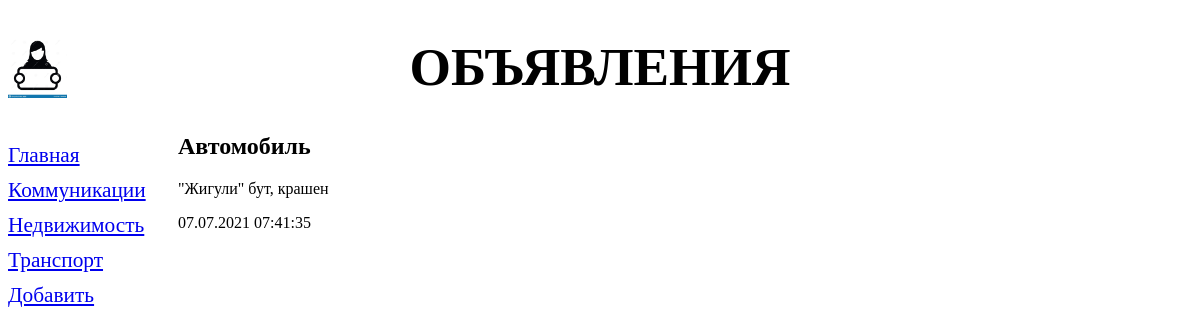
The page /bboard/2/ on the database its author committed.
### bboard/models.py (models this page shows, shortened)
class Rubric(models.Model):
    name = models.CharField(max_length=20, db_index=True, verbose_name='Название')
    class Meta:
        verbose_name_plural = 'Рубрики'
        verbose_name = 'Рубрика'
        ordering = ['name']

class Bb(models.Model):
    title = models.CharField(max_length=50, verbose_name='Товар')
    content = models.TextField(null=True, blank=True, verbose_name='Описание')
    price = models.FloatField(null=True, blank=True, verbose_name='Цена')
    published = models.DateTimeField(auto_now_add=True, db_index=True, verbose_name='Опубликовано')
    rubric = models.ForeignKey('Rubric', null=True, on_delete=models.PROTECT, verbose_name='Рубрика')
    class Meta:
        verbose_name_plural = 'Объявления'
        verbose_name = "Объявление"
        ordering = ['-published']

### bboard/views.py (the view)
# urls.py: path('<int:rubric_id>/', by_rubric, name='by_rubric'),
def by_rubric(request, rubric_id):
    bbs = Bb.objects.filter(rubric=rubric_id)
    rubrics = Rubric.objects.all()
    current_rubric = Rubric.objects.get(pk=rubric_id)
    context = {'bbs': bbs, 'rubrics': rubrics, 'current_rubric': current_rubric}
    return render(request, 'bboard/by_rubric.html', context)

### bboard/templates/bboard/by_rubric.html (shortened to what this page needs)
{% extends 'layout/basic.html' %}
{% block content %}
{% for bb in bbs %}
<div>
    <h2>{{ bb.title }}</h2>
    <p>{{ bb.content }}</p>
    <p>{{ bb.published | date:"d.m.Y H:i:s" }}</p>
</div>
{% endfor %}
{% endblock %}

### bboard/templates/layout/basic.html (shortened to what this page needs)
{% load static %}
<!DOCTYPE html>
<html lang="en">
    <head>
        <link rel="stylesheet" type="text/css" href="{% static 'bboard/style.css' %}">
    </head>
    <body>
        <header>
            <h1>Объявления</h1>
        </header>
        <nav>
            <a href="{% url 'index' %}">Главная</a>
            {% for rubric in rubrics %}
            <a href="{% url 'by_rubric' rubric.pk %}">{{ rubric.name }}</a>
            {% endfor %}
            <a href="{% url 'add' %}">Добавить</a>
        </nav>
        <section>
            {% block content %}
            {% endblock %}
        </section>
    </body>
</html>

### bboard/static/bboard/style.css (style rules this page uses)
header h1 { font-size: 40pt; text-transform: uppercase; text-align: center; background: url("bg.jpeg") left / auto 100% no-repeat; }
nav { font-size: 16pt; width: 150px; float: left; }
nav a { display: block; margin: 10px 0px; }
section { margin-left: 170px }

### rows shown on the page
Rubric: name "Коммуникации"
Rubric: name "Недвижимость"
Rubric: name "Транспорт"
Bb: title "Автомобиль", content "\"Жигули\" бут, крашен", published "07.07.2021 07:41:35"
